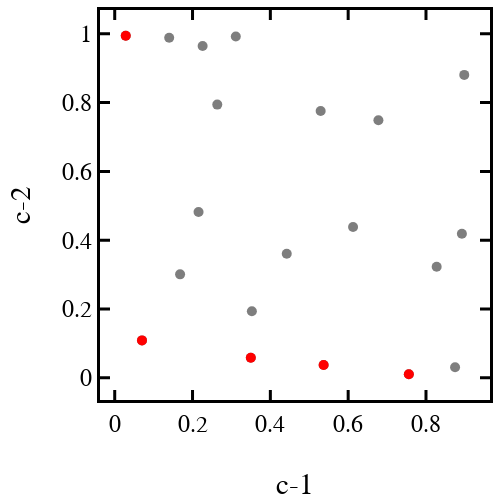

Source (notebook cell):
### Code cell
trace0 = go.Scatter(
        x=points[:, 0],
        y=points[:, 1],
        mode='markers',
        opacity=0.5,
        marker=dict(
            size=10,
            color='black',
        ),
        line=dict(color='black', width=2, dash='dash'),
    )
trace1 = go.Scatter(
        x=pareto_points[:, 0],
        y=pareto_points[:, 1],
        mode='markers',
        opacity=1,
        marker=dict(
            size=10,
            color='red',
        ),
        line=dict(color='black', width=2, dash='dash'),
    )
data = [trace0, trace1]
layout = go.Layout()
layout.update(glob_layout)
layout["xaxis"].update({'title': 'c-1'})
layout["yaxis"].update({'title': 'c-2'})
layout.legend.update(x=0, y=1.0,  bgcolor='rgba(0,0,0,0)')
layout.update(xaxis=dict(), yaxis=dict())
layout.update(height=500, width=500, showlegend=False)

fig = dict(data=data, layout=layout)
iplot(fig)

### Figure 1 — Plotly figure (JSON) as saved in the notebook; plotly's stock layout.template omitted (floating-point values rounded to 4 significant figures)
{"data": [{"line": {"color": "black", "dash": "dash", "width": 2}, "marker": {"color": "black", "size": 10}, "mode": "markers", "opacity": 0.5, "type": "scatter", "uid": "5250fdda-f8a0-488c-b128-9cd1b128ec69", "x": [0.2259, 0.14, 0.6777, 0.8748, 0.8923, 0.07009, 0.3498, 0.3525, 0.8275, 0.6125, 0.8983, 0.3112, 0.5369, 0.7559, 0.4421, 0.2154, 0.168, 0.2636, 0.5293, 0.02836], "y": [0.9646, 0.9887, 0.7485, 0.03095, 0.4191, 0.1089, 0.05822, 0.1938, 0.3227, 0.4383, 0.8806, 0.9923, 0.03725, 0.01049, 0.3607, 0.4822, 0.3008, 0.7942, 0.7757, 0.9943]}, {"line": {"color": "black", "dash": "dash", "width": 2}, "marker": {"color": "red", "size": 10}, "mode": "markers", "opacity": 1, "type": "scatter", "uid": "5c8ab537-c25a-4290-bbd8-bc6ceaaaeb79", "x": [0.02836, 0.07009, 0.3498, 0.5369, 0.7559], "y": [0.9943, 0.1089, 0.05822, 0.03725, 0.01049]}], "layout": {"font": {"color": "black", "family": "Helvetica", "size": 24}, "height": 500, "legend": {"bgcolor": "rgba(0,0,0,0)", "orientation": "v", "x": 0, "y": 1}, "margin": {"b": 100, "l": 100, "r": 10, "t": 10}, "showlegend": false, "width": 500, "xaxis": {"color": "black", "linewidth": 3, "mirror": "allticks", "showgrid": false, "showline": true, "ticklen": 10, "ticks": "inside", "tickwidth": 3, "title": {"text": "c-1"}, "zeroline": false}, "yaxis": {"color": "black", "linewidth": 3, "mirror": "allticks", "showgrid": false, "showline": true, "ticklen": 10, "ticks": "inside", "tickwidth": 3, "title": {"text": "c-2"}, "zeroline": false}}}
